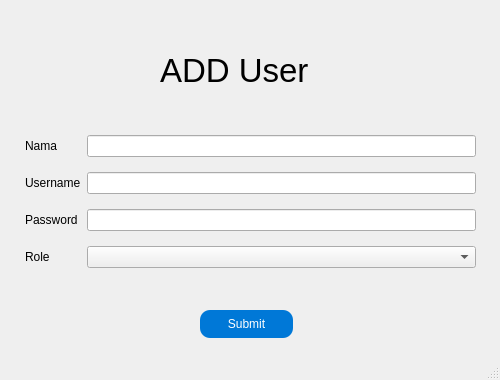
<?xml version="1.0" encoding="UTF-8"?>
<ui version="4.0">
 <class>MainWindow</class>
 <widget class="QMainWindow" name="MainWindow">
  <property name="geometry">
   <rect>
    <x>0</x>
    <y>0</y>
    <width>500</width>
    <height>380</height>
   </rect>
  </property>
  <property name="minimumSize">
   <size>
    <width>500</width>
    <height>380</height>
   </size>
  </property>
  <property name="maximumSize">
   <size>
    <width>500</width>
    <height>380</height>
   </size>
  </property>
  <property name="windowTitle">
   <string>MainWindow</string>
  </property>
  <widget class="QWidget" name="centralwidget">
   <widget class="QPushButton" name="submit">
    <property name="geometry">
     <rect>
      <x>200</x>
      <y>310</y>
      <width>93</width>
      <height>28</height>
     </rect>
    </property>
    <property name="maximumSize">
     <size>
      <width>16777215</width>
      <height>300</height>
     </size>
    </property>
    <property name="styleSheet">
     <string notr="true">#submit {
    background-color: #0078d7; 
    color: white;           
    border-radius: 10px;        
    border: none;                
    padding: 6px 15px;          
}

#submit:hover {
    background-color: #005fa3; 
}
</string>
    </property>
    <property name="text">
     <string>Submit</string>
    </property>
   </widget>
   <widget class="QWidget" name="formLayoutWidget">
    <property name="geometry">
     <rect>
      <x>20</x>
      <y>130</y>
      <width>461</width>
      <height>161</height>
     </rect>
    </property>
    <layout class="QFormLayout" name="formLayout">
     <property name="verticalSpacing">
      <number>15</number>
     </property>
     <property name="leftMargin">
      <number>5</number>
     </property>
     <property name="topMargin">
      <number>5</number>
     </property>
     <property name="rightMargin">
      <number>5</number>
     </property>
     <property name="bottomMargin">
      <number>5</number>
     </property>
     <item row="0" column="0">
      <widget class="QLabel" name="namaLabel">
       <property name="text">
        <string>Nama</string>
       </property>
      </widget>
     </item>
     <item row="0" column="1">
      <widget class="QLineEdit" name="0"/>
     </item>
     <item row="1" column="0">
      <widget class="QLabel" name="usernameLabel">
       <property name="text">
        <string>Username</string>
       </property>
      </widget>
     </item>
     <item row="1" column="1">
      <widget class="QLineEdit" name="usernameLineEdit"/>
     </item>
     <item row="2" column="0">
      <widget class="QLabel" name="passwordLabel">
       <property name="text">
        <string>Password</string>
       </property>
      </widget>
     </item>
     <item row="2" column="1">
      <widget class="QLineEdit" name="passwordLineEdit"/>
     </item>
     <item row="3" column="0">
      <widget class="QLabel" name="roleLabel">
       <property name="text">
        <string>Role</string>
       </property>
      </widget>
     </item>
     <item row="3" column="1">
      <widget class="QComboBox" name="roleComboBox"/>
     </item>
    </layout>
   </widget>
   <widget class="QLabel" name="label">
    <property name="geometry">
     <rect>
      <x>160</x>
      <y>40</y>
      <width>181</width>
      <height>61</height>
     </rect>
    </property>
    <property name="font">
     <font>
      <pointsize>25</pointsize>
     </font>
    </property>
    <property name="text">
     <string>ADD User</string>
    </property>
   </widget>
  </widget>
  <widget class="QStatusBar" name="statusbar"/>
 </widget>
 <resources/>
 <connections/>
</ui>
